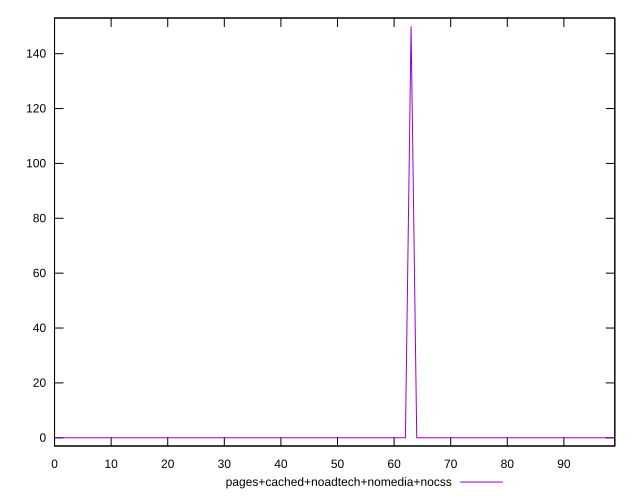

Generate this figure with gnuplot:
reset

$pagesCachedNoadtechNomediaNocss <<EOF
0 0
1 0
2 0
3 0
4 0
5 0
6 0
7 0
8 0
9 0
10 0
11 0
12 0
13 0
14 0
15 0
16 0
17 0
18 0
19 0
20 0
21 0
22 0
23 0
24 0
25 0
26 0
27 0
28 0
29 0
30 0
31 0
32 0
33 0
34 0
35 0
36 0
37 0
38 0
39 0
40 0
41 0
42 0
43 0
44 0
45 0
46 0
47 0
48 0
49 0
50 0
51 0
52 0
53 0
54 0
55 0
56 0
57 0
58 0
59 0
60 0
61 0
62 0
63 150
64 0
65 0
66 0
67 0
68 0
69 0
70 0
71 0
72 0
73 0
74 0
75 0
76 0
77 0
78 0
79 0
80 0
81 0
82 0
83 0
84 0
85 0
86 0
87 0
88 0
89 0
90 0
91 0
92 0
93 0
94 0
95 0
96 0
97 0
98 0
99 0
EOF

set key outside below
set xrange [0:99]
set yrange [-3:153]
set trange [-3:153]
set terminal svg size 640, 500 enhanced background rgb 'white'
set output "report_00018_2021-02-10T15-25-16.877Z/unminified-javascript/comparison/line/4_vs_5.svg"

plot $pagesCachedNoadtechNomediaNocss title "pages+cached+noadtech+nomedia+nocss" with line

reset
